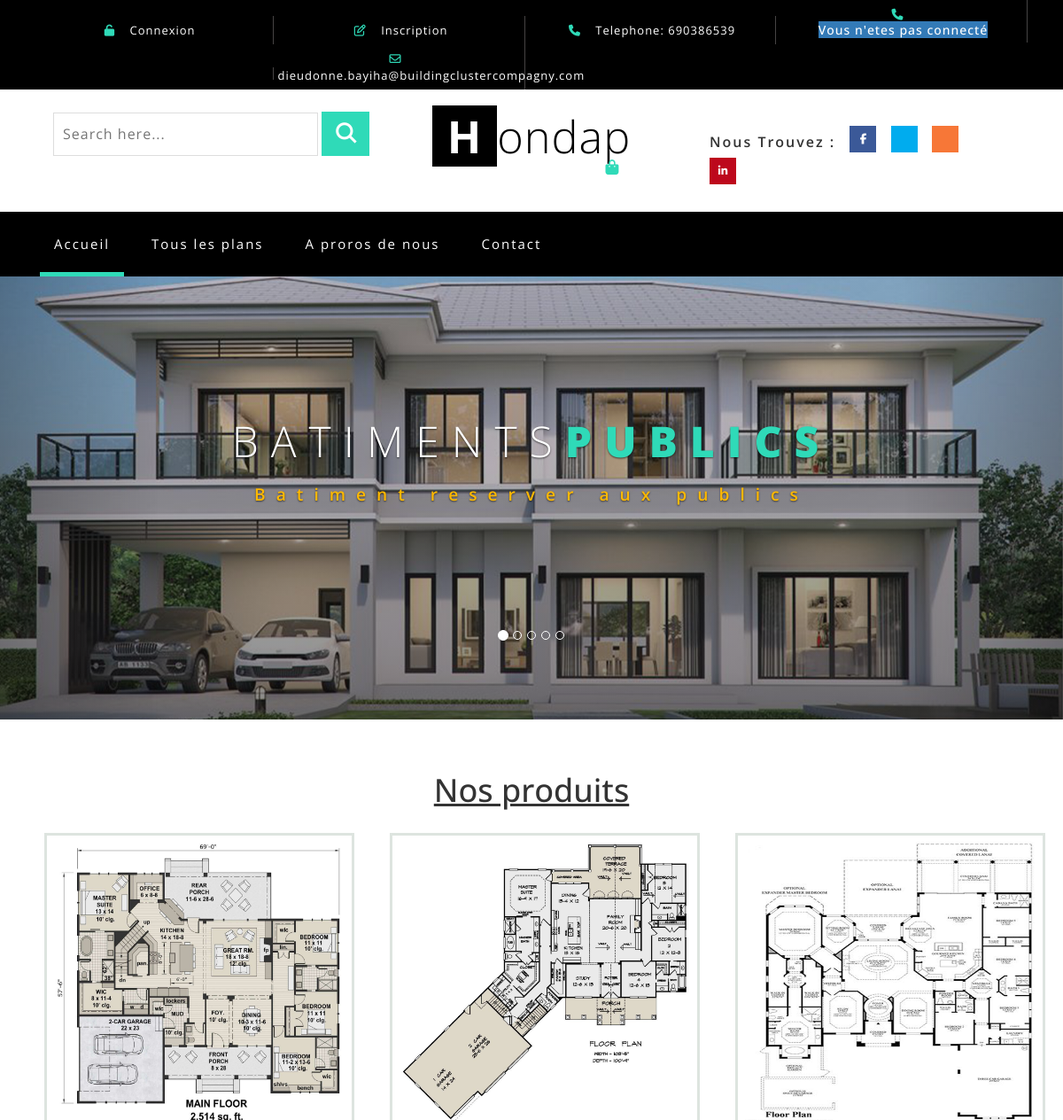
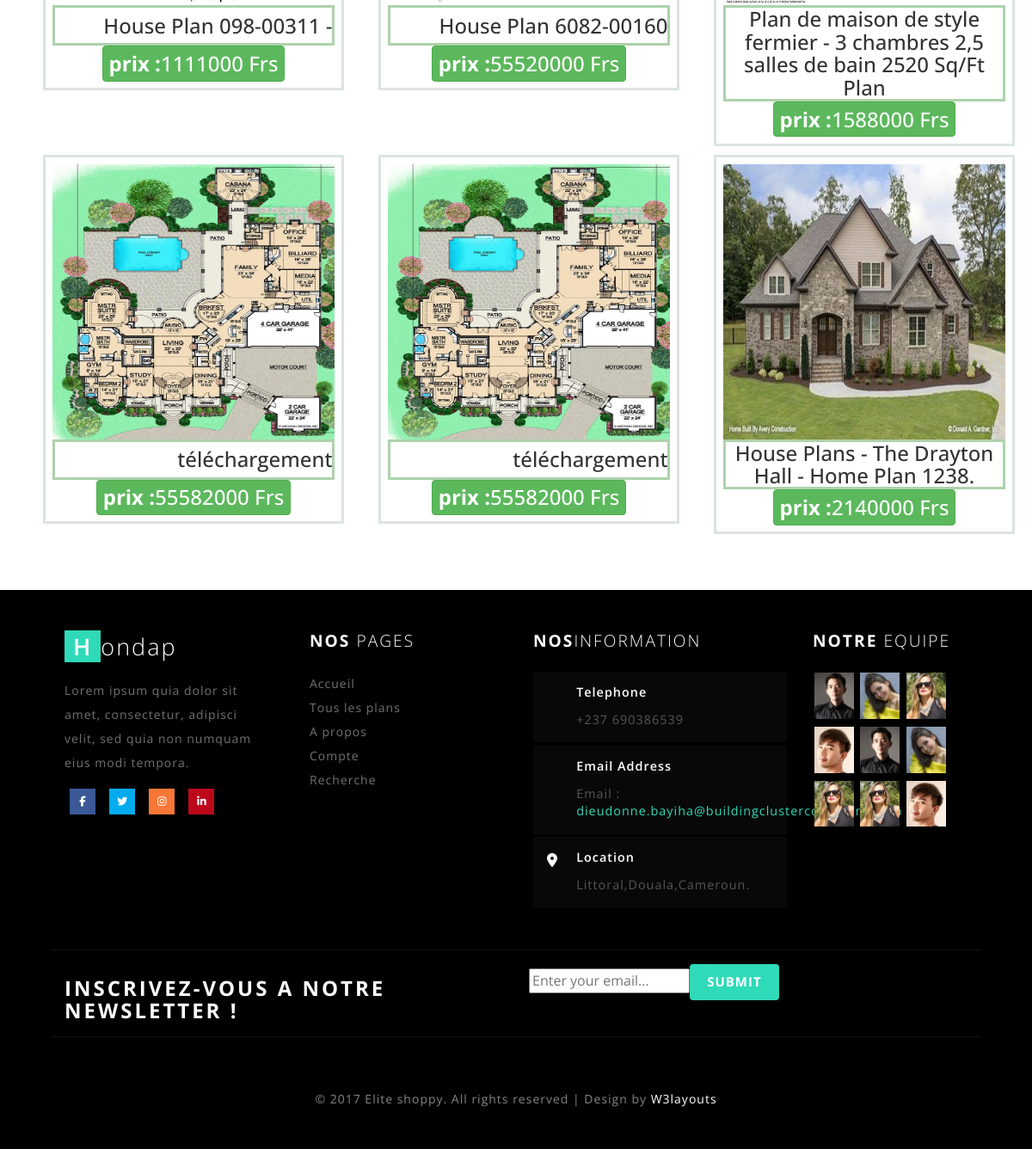
The page / on the database its author committed (2 pictures, top to bottom).
### planbamt/models.py (models this page shows, shortened)
class Image(models.Model):
    create_at = models.DateTimeField(auto_now=True)
    nom = models.CharField(max_length=300)
    image = models.ImageField(upload_to='image_publie', blank=True, null=True)
    class Meta:
        ordering=['-create_at']
        verbose_name = 'image'
        verbose_name_plural = 'images'

class Plan(models.Model):
    create_at = models.DateTimeField(auto_now=True)
    titre = models.CharField(max_length=500)
    description = models.TextField()
    prix = models.IntegerField()
    image = models.ManyToManyField(Image, related_name='plan', blank=True)
    Categorie = models.ForeignKey(Categorie, related_name='caterogie', on_delete=models.CASCADE)
    class Meta:
        ordering=['-create_at']
        verbose_name = 'les Plans de batiment'
        verbose_name_plural = 'les Plans de batiments'

### planbamt/views.py (the view)
# urls.py: path('', views.index,name='accueil'),
def index(request):
    plans= Plan.objects.all()[:6]
    context={
        'plan':plans,
    }
    return render(request,'pages/index.html',context)

### templates/pages/index.html
{% extends "pages/header.html" %}
{% block content %}
{% load static %}
{% include 'pages/indexe.html' with list_itre='Nos produits'%}
{% endblock content %}

### templates/pages/indexe.html (shortened to what this page needs)
<div id="myCarousel" class="carousel slide" data-ride="carousel">
    <ol class="carousel-indicators">
        <li data-target="#myCarousel" data-slide-to="0" class="active"></li>
        <li data-target="#myCarousel" data-slide-to="1" class=""></li>
        <li data-target="#myCarousel" data-slide-to="2" class=""></li>
        <li data-target="#myCarousel" data-slide-to="3" class=""></li>
        <li data-target="#myCarousel" data-slide-to="4" class=""></li>
    </ol>
    <div class="carousel-inner" role="listbox">
        <div class="item active">
            <div class="container">
                <div class="carousel-caption">
                    <h3>Batiments<span>publics</span></h3>
                    <p>Batiment reserver aux publics</p>
                </div>
            </div>
        </div>
    </div>
    <a class="left carousel-control" href="#myCarousel" role="button" data-slide="prev">
        <span class="glyphicon glyphicon-chevron-left" aria-hidden="true"></span>
    </a>
    <a class="right carousel-control" href="#myCarousel" role="button" data-slide="next">
        <span class="glyphicon glyphicon-chevron-right" aria-hidden="true"></span>
    </a>
</div>
<div class="container text-center" style="padding: auto; margin-top:5%; margin-bottom: 5%; box-shadow: 1ch;">
    {% if plan|length_is:"0" %}
    <div class="text-center">
        <h1>Desole pas de resultats trouver</h1>
    </div>
    <br/> {% else %}
    <div>
        <h1 class="wthree_text_info">
            <u>{{list_itre}}</u>
        </h1> <br/>
    </div>
    <div class="container">
        <div class="row ">
            {% for plans in plan %}
            <div class="carte col-md-4 ">
                <div class="box">
                    <div>
                        <div style="height: 20rem ">
                            <a href=" {% url 'detail' id_plan=plans.id %} ">
                                    {% for image in plans.image.all%}
                                        {% if image.image %}
                                                <img src="{{image.image.url}} " alt=" " style="width: 100%;height:100%; ">
                                        {% endif %}
                                    {% endfor %}
                            </a>
                        </div>
                        <div style="border: rgba(14, 121, 6, 0.339) solid; align-items: center;justify-content: center; display:flex;">
                            <h3>{{plans.titre}}</h3>
                        </div>
                    </div>
                    <div class="btn btn-success " style="padding: 2%;">
                        <h3><b>prix :</b><span>{{plans.prix}} </span> <span>Frs</span>
                        </h3>
                    </div>
                </div>
            </div>
            {% endfor %}
        </div>
    </div>
     {% endif %}
</div>

### planbamt/static/css/cssstyle.css (style rules this page uses)
.carte { background-color: rgb(255, 255, 255); }
.box { border: rgb(221, 228, 223) solid; height: 100%; margin: 1.5%; padding: 2%; }
.btn { margin-bottom: 1px; }

### planbamt/static/css/easy-responsive-tabs.css (style rules this page uses)
body { margin: 0px; padding: 0px; }
ul.resp-tabs-list, p { margin: 0px; padding: 0px; }

### rows shown on the page
Plan: titre "House Plan 098-00311 -", prix "1111000"
Image: image (picture)
Plan: titre "House Plan 6082-00160", prix "55520000"
Image: image (picture)
Plan: titre "Plan de maison de style fermier - 3 chambres 2,5 salles de bain 2520 Sq/Ft Plan", prix "1588000"
Image: image (picture)
Plan: titre "téléchargement", prix "55582000"
Image: image (picture)
Plan: titre "téléchargement", prix "55582000"
Plan: titre "House Plans - The Drayton Hall - Home Plan 1238.", prix "2140000"
Image: image (picture)

### other values the page prints
{{ list_itre }} "Nos produits"
